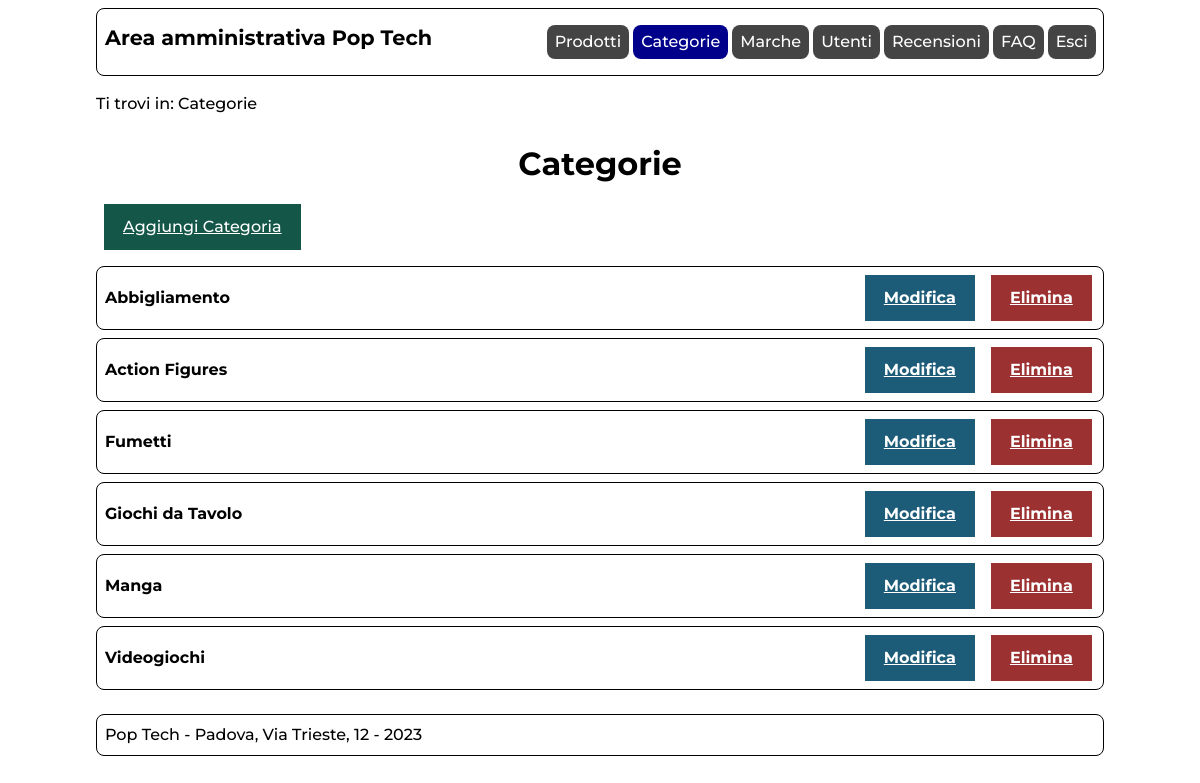
/admin/categorie.php (signed in), run on an earlier commit of the app's database.
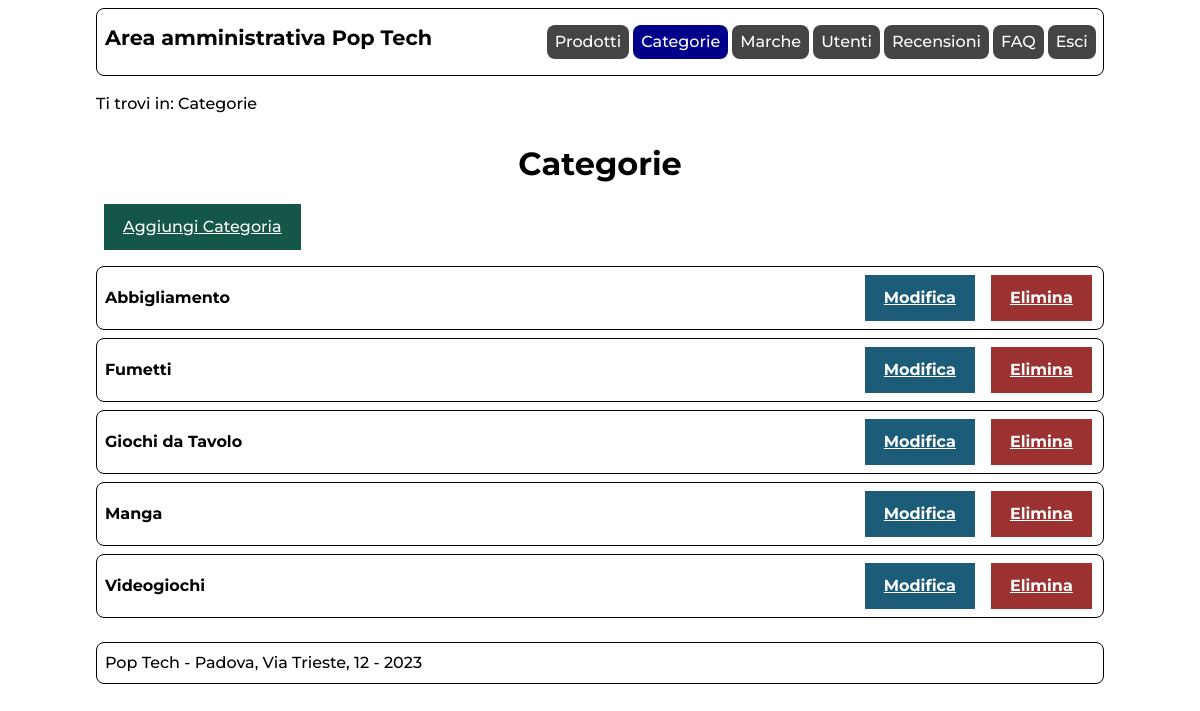
And on a later commit of the database.
### tables this page shows
CREATE TABLE `categoria` (
  `ID` int(11) UNSIGNED NOT NULL,
  `nome` varchar(100) NOT NULL,
  `inPrimaPagina` tinyint(1) NOT NULL,
  `keywords` varchar(500) NOT NULL,
  `descrizione` varchar(500) NOT NULL
);

### includes/connection.php (called while the page is built, shortened)
<?php
class DBAccess{
    private $connection;
    public function open_connection(){
        $this->connection = mysqli_connect(DBAccess::HOST_DB, DBAccess::USERNAME, DBAccess::PASSWORD, DBAccess::DATABASE_NAME);
        if(mysqli_connect_errno()) {
            echo "Errore di connessione al database: " . mysqli_connect_error();
            return false;
        }
        else{
            return true;
        }
    }
    public function exec_select_query($query){
        $res = mysqli_query($this->connection, $query) or die("Errore DB: ".mysqli_error($this->connection));
        if(mysqli_num_rows($res)==0){
            return array();
        }else{
            $resArray = array();
            while($row = mysqli_fetch_assoc($res)){
                array_push($resArray,$row);
            }
            return $resArray;
        }
    }
}
?>

### admin/categorie.php (the view, shortened to what this page needs)
<?php
    require_once "../includes/connection.php";
    require_once "../includes/utilities.php";
    $template = file_get_contents('layouts/layout.html');
    $pageID = 'categorie';
    $title = "Pop Tech";
    $breadcrumbs = '<p>Ti trovi in: Categorie</p>';
    if(!isLoggedIn(true)){
        $content = getAdminLoggedOutError();
    }else{
        $content = "<h1>Categorie</h1>";
        $content .= '<a href="categoria.php" class="btn btn-green" >Aggiungi Categoria</a>';
        $connection = new DBAccess();
        if($connection->open_connection()){
            $categories = $connection->exec_select_query('SELECT id, nome FROM categoria ORDER BY nome;');
            foreach($categories as $category){
                $content .= '<div class="listItem">';
                    $content .= '<span>'.parse_lang($category['nome']).'</span>';
                    $content .= '<span><a href="categoria.php?id='.$category['id'].'" class="btn btn-info" title="Modifica '.parse_lang($category['nome'],true).'">Modifica</a>';
                    $content .= '<a href="delete.php?id='.$category['id'].'&type=categoria" class="btn btn-danger" title="Elimina '.parse_lang($category['nome'],true).'">Elimina</a></span>';
                $content .= '</div>';
            }
        }else{
            $content .= getDBConnectionError(true);
        }
    }
    $menu = get_admin_menu();
    $template = str_replace('{{menu}}',$menu,$template);
    $template = str_replace('{{onload}}','',$template);
    $template = str_replace('{{pageID}}',$pageID,$template);
    $template = str_replace('{{title}}',$title,$template);
    $template = str_replace('{{breadcrumbs}}',$breadcrumbs,$template);
    $template = str_replace('{{content}}',$content,$template);
    echo $template;
?>

### includes/utilities.php (shortened to what this page needs)
<?php
require_once('connection.php');
function parse_lang(String $string, bool $delete=false){
    if($delete){
        $replaceStart = '';
        $replaceEnd = '';
    }else{
        $replaceStart = '<span lang="${2}">';
        $replaceEnd = '</span>';
    }
    $string = preg_replace('/\[\/.{2}\]/', $replaceEnd, $string);
    $string = preg_replace('/(\[)([a-z]{2})(\])/', $replaceStart, $string);
    return $string;
}
function get_admin_menu(){
    $menu = '<ul>';
    $links = ["index.php","categorie.php","marche.php","utenti.php","recensioni.php","faqs.php"];
    $names = ["Prodotti","Categorie","Marche","Utenti","Recensioni","FAQ"];
    $langs = ["","","","","","en"];
    $nLinks = count($links);
    $strToRemove = ROOT_FOLDER."admin/";
    $currentPage = str_replace($strToRemove,"",$_SERVER['REQUEST_URI']);
    for($i=0;$i<$nLinks;$i++){
        if($currentPage==$links[$i] || ($currentPage=='' && $links[$i]=='index.php') ){
            $menu .= '<li id="currentLink" '.(($langs[$i])?'lang="'.$langs[$i].'"':'').'>'.$names[$i].'</li>';
        }else{
            $menu .= '<li><a href="'.$links[$i].'" '.(($langs[$i])?'lang="'.$langs[$i].'"':'').'>'.$names[$i].'</a></li>';
        }
    }
    if(isLoggedIn(true)){
        $menu .= '<li><a href="logout.php" class="button">Esci</a></li>';
    }else{
        $menu = '<ul><li><a href="login.php" class="button">Accedi</a></li>';
    }
    $menu .= '</ul>';
    return $menu;
}
function isLoggedIn(bool $isAdmin=false){
    if(isset($_SESSION['user'])){
        $connection = new DBAccess();
        if($connection->open_connection()){
            $id = $_SESSION['user'];
            $users = $connection->exec_select_query("SELECT id,admin FROM utente WHERE id=$id");
            if(count($users)>0){
                $user = $users[0];
                if($isAdmin){
                    return $user['admin']==1;
                }else{
                    return true;
                }
            }else{
                return false;
            }
        }else{
            return false;
        }
    }else{
        return false;
    }
}
?>

What changed in the data, as far as the page shows it:
removed categoria: nome "Action Figures"
